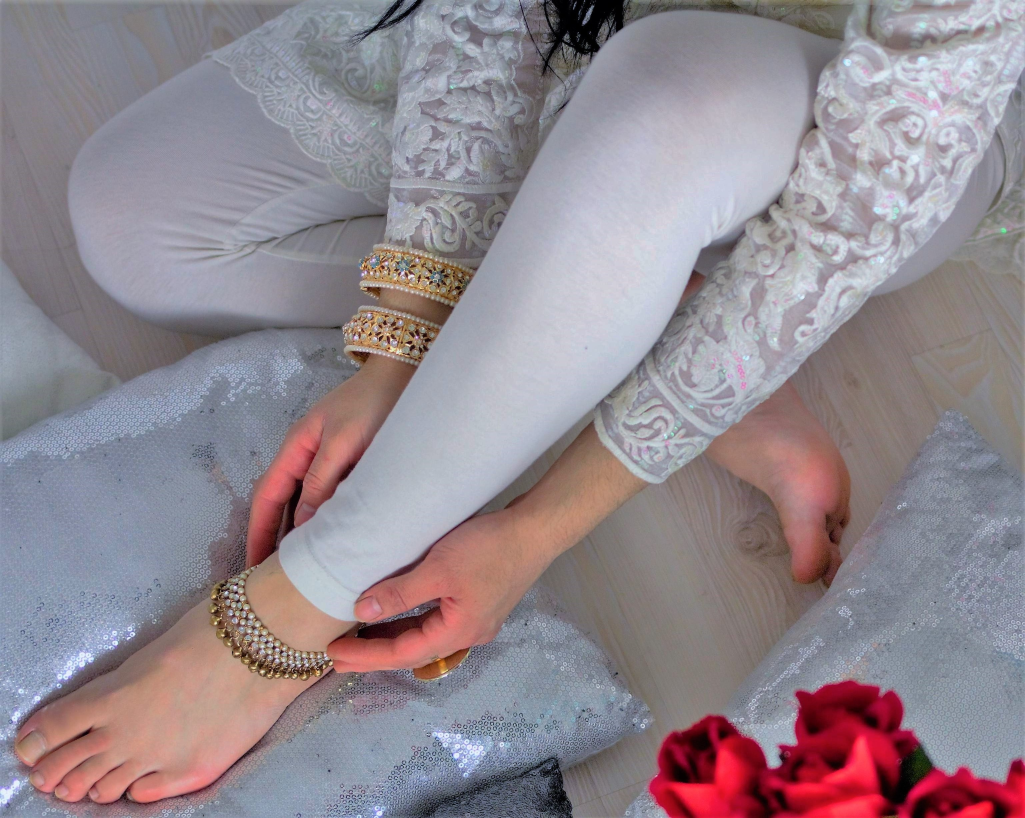
#> input picture scratch/anklet_on_feet.jpg, 3073 x 2454 px (shown at 1/3 size)
$ python -i build_authentic_catalog.py   (imports and definitions only)
#> lines starting #> are read from the running program, lines starting #| are printed output that depends on the picture
import json
import os
import re
import sys
import time
from concurrent.futures import ThreadPoolExecutor
from PIL import Image, ImageDraw, ImageEnhance

# [1 line not run here, left out]

catalog_path = r'C:\Users\yeasi\source\repos\NineCube.Digital\data\bd-catalog\bd-catalog.json'
prod_catalogue_path = r'C:\Users\yeasi\source\repos\NineCube.Digital\src\NineCube.Infrastructure\Persistence\production-catalogue.json'
master_dir = r'C:\Users\yeasi\source\repos\NineCube.Digital\scratch\bd_master_photos'
output_dir = r'C:\Users\yeasi\source\repos\NineCube.Digital\web\public\products\bd'
# [1 line not run here, left out]

def prepare_square(im_path, bg_color=(255, 255, 255)):
#> called with im_path = 'anklet_on_feet.jpg', bg_color = (255, 255, 255)
    try:
        im = Image.open(im_path)
#> im is the input picture: PIL image 3073x2454 RGB; mean R, G, B 146.6, 135.6, 143.2
        if im.mode in ('RGBA', 'LA') or (im.mode == 'P' and 'transparency' in im.info):
            im = im.convert('RGBA')
            bg = Image.new('RGB', im.size, bg_color)
            bg.paste(im, mask=im.split()[-1])
            im = bg
        else:
            im = im.convert('RGB')

        w, h = im.size
#> w = 3073; h = 2454
        if 0.85 <= w / h <= 1.18:
            side = min(w, h)
            left = (w - side) // 2
            top = (h - side) // 2
            im = im.crop((left, top, left + side, top + side))
        else:
            side = max(w, h)
#> side = 3073
            square = Image.new('RGB', (side, side), bg_color)
#> square: PIL image 3073x3073 RGB; every value is 255
            square.paste(im, ((side - w) // 2, (side - h) // 2))
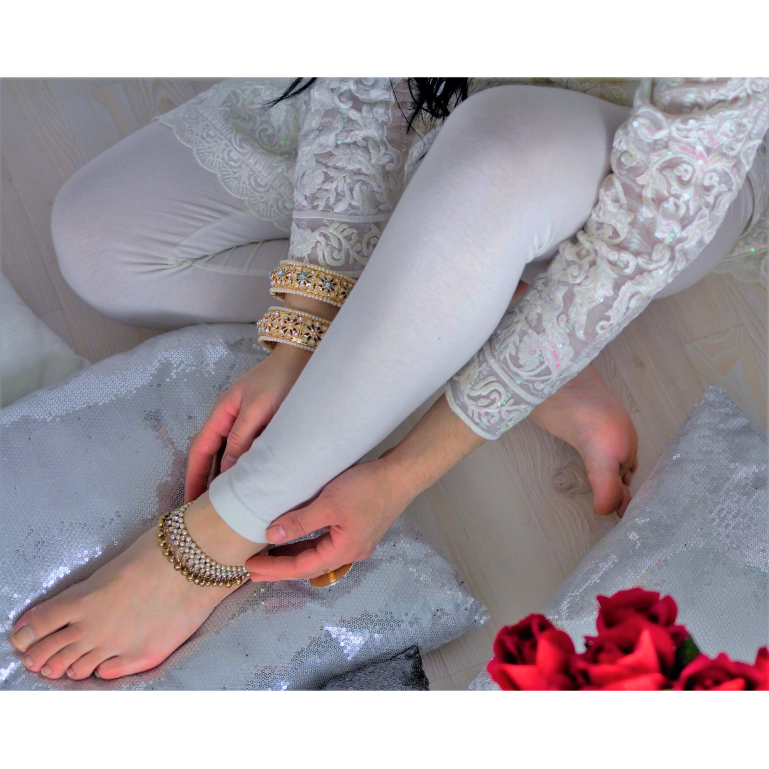
#> square: PIL image 3073x3073 RGB (shown at 1/4 size); mean R, G, B 168.4, 159.6, 165.7
            im = square

        return im.resize((800, 800), Image.Resampling.LANCZOS)
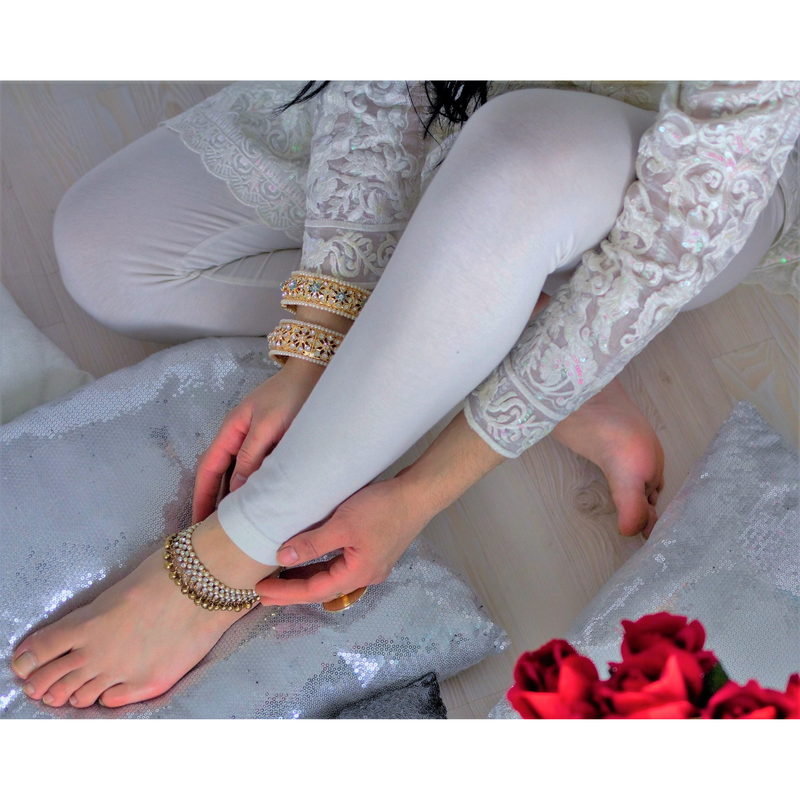
#> returned value: PIL image 800x800 RGB; mean R, G, B 168.4, 159.6, 165.7
    except Exception as e:
        print(f"Error preparing {im_path}: {e}")
        return None

# Load master images
masters = {}
# [7 lines not run here, left out]

# Specific specialized assets
spec_assets = {
    'chinigura_rice_open': r'C:\Users\yeasi\.gemini\antigravity\brain\c29260b8-4e39-4119-8fe7-84a12d0e5923\real_chinigura_rice_sample.jpg',
    'mustard_oil_open': r'C:\Users\yeasi\.gemini\antigravity\brain\c29260b8-4e39-4119-8fe7-84a12d0e5923\real_oil_sample.jpg',
    'olive_oil_open': r'C:\Users\yeasi\source\repos\NineCube.Digital\scratch\olive_oil_unsplash.jpg',
    'turmeric_open': r'C:\Users\yeasi\.gemini\antigravity\brain\c29260b8-4e39-4119-8fe7-84a12d0e5923\real_turmeric_sample.jpg',
    'anklet_gold': r'C:\Users\yeasi\source\repos\NineCube.Digital\scratch\anklet_on_feet.jpg',
    'anklet_silver': r'C:\Users\yeasi\source\repos\NineCube.Digital\scratch\test_dogri_payal.jpg',
    'baby_winter': r'C:\Users\yeasi\source\repos\NineCube.Digital\scratch\baby_winter_clothes.jpg',
    'smartphone': r'C:\Users\yeasi\.gemini\antigravity\brain\c29260b8-4e39-4119-8fe7-84a12d0e5923\real_smartphone_sample.jpg',
}

# [6 lines not run here, left out]

# Load fallback cache
cache_dir = r'C:\Users\yeasi\source\repos\NineCube.Digital\scratch\photo_cache'
# [10 lines not run here, left out]

# Bashundhara custom retail sacks for 10kg, 5kg, 2kg, 1kg
def make_bashundhara_sack(weight_text='10 kg'):
    im = Image.new('RGB', (800, 800), '#f8fafc')
    draw = ImageDraw.Draw(im)
    draw.rounded_rectangle([150, 60, 650, 740], radius=28, fill='#fffdf5', outline='#d97706', width=3)
    for x in range(165, 635, 14):
        draw.line([(x, 70), (x + 8, 88)], fill='#b45309', width=2)
    draw.line([(150, 96), (650, 96)], fill='#d97706', width=2)
    draw.rounded_rectangle([150, 130, 650, 230], radius=0, fill='#047857')
    draw.text((400, 180), 'BASHUNDHARA', fill='#ffffff', font_size=40, anchor='mm')
    draw.ellipse([540, 260, 630, 350], fill='#f59e0b', outline='#b45309', width=2)
    draw.text((585, 295), 'PREMIUM', fill='#78350f', font_size=14, anchor='mm')
    draw.text((585, 315), 'AROMATIC', fill='#78350f', font_size=12, anchor='mm')
    draw.text((400, 310), 'AROMATIC', fill='#b45309', font_size=26, anchor='mm')
    draw.text((400, 355), 'CHINIGURA RICE', fill='#1e293b', font_size=34, anchor='mm')
    draw.text((400, 395), 'সুগন্ধি চিনিগুঁড়া চাল', fill='#047857', font_size=28, anchor='mm')
    draw.ellipse([270, 440, 530, 580], fill='#ffffff', outline='#cbd5e1', width=3)
    for rx in range(295, 505, 20):
        for ry in range(465, 555, 14):
            draw.ellipse([rx, ry, rx + 12, ry + 5], fill='#fef08a', outline='#eab308')
    draw.rounded_rectangle([220, 620, 580, 680], radius=16, fill='#047857')
    draw.text((400, 650), f'NET WEIGHT: {weight_text.upper()}', fill='#ffffff', font_size=20, anchor='mm')
    return im

bashundhara_sacks = {
    '10kg': make_bashundhara_sack('10 kg Pack'),
    '5kg': make_bashundhara_sack('5 kg Pack'),
    '2kg': make_bashundhara_sack('2 kg Pack'),
    '1kg': make_bashundhara_sack('1 kg Pack')
}

# 10 Minute School graphics
# [73 lines left out: function create_10ms_course, not called in this run]

# [2 lines not run here, left out]

# [1 line that did not run here, left out]
# [1 line not run here, left out]

tasks = []

# [213 lines not run here, left out]

# [7 lines left out: function write_image, not called in this run]

t0 = time.time()
# [2 lines not run here, left out]
t1 = time.time()
# [10 lines not run here, left out]

# [1 line that did not run here, left out]
updated_prod = 0
# [13 lines not run here, left out]

>>> result = prepare_square('anklet_on_feet.jpg')

$ run again, on scratch/baby_winter_clothes_thumb.jpg
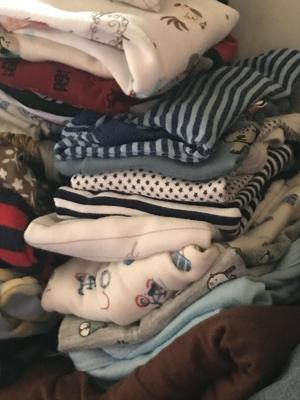
#> input picture scratch/baby_winter_clothes_thumb.jpg, 300 x 400 px
#> in prepare_square, im is the input picture: PIL image 300x400 RGB; mean R, G, B 108.3, 96.8, 87.5
#> in prepare_square, `square.paste(im, ((side - w) // 2, (side - h) // 2))`:
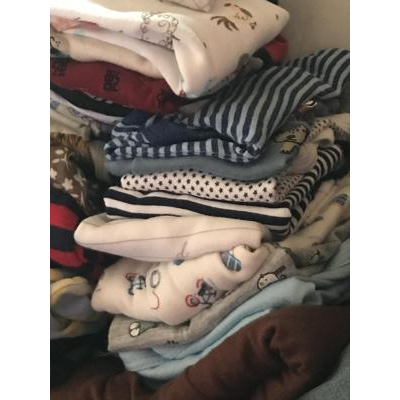
#> square: PIL image 400x400 RGB; mean R, G, B 145, 136.3, 129.4
